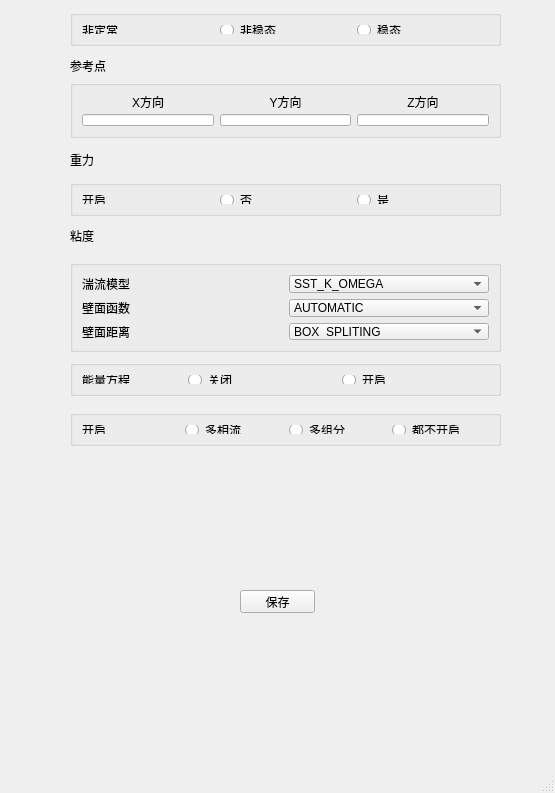
<?xml version="1.0" encoding="UTF-8"?>
<ui version="4.0">
 <class>MainWindow</class>
 <widget class="QMainWindow" name="MainWindow">
  <property name="geometry">
   <rect>
    <x>0</x>
    <y>0</y>
    <width>555</width>
    <height>793</height>
   </rect>
  </property>
  <property name="windowTitle">
   <string>MainWindow</string>
  </property>
  <widget class="QWidget" name="centralwidget">
   <widget class="QGroupBox" name="gb_NonAdjudicial">
    <property name="geometry">
     <rect>
      <x>70</x>
      <y>10</y>
      <width>431</width>
      <height>36</height>
     </rect>
    </property>
    <property name="title">
     <string/>
    </property>
    <layout class="QGridLayout" name="gridLayout">
     <item row="0" column="2">
      <widget class="QRadioButton" name="rbtn_steady">
       <property name="text">
        <string>稳态</string>
       </property>
      </widget>
     </item>
     <item row="0" column="1">
      <widget class="QRadioButton" name="rbtn_unsteady">
       <property name="text">
        <string>非稳态</string>
       </property>
      </widget>
     </item>
     <item row="0" column="0">
      <widget class="QLabel" name="label">
       <property name="text">
        <string>非定常</string>
       </property>
      </widget>
     </item>
    </layout>
   </widget>
   <widget class="QGroupBox" name="groupBox_2">
    <property name="geometry">
     <rect>
      <x>70</x>
      <y>80</y>
      <width>431</width>
      <height>58</height>
     </rect>
    </property>
    <property name="title">
     <string/>
    </property>
    <layout class="QGridLayout" name="gridLayout_2">
     <item row="1" column="0">
      <widget class="QLineEdit" name="le_x"/>
     </item>
     <item row="1" column="1">
      <widget class="QLineEdit" name="le_y"/>
     </item>
     <item row="0" column="1">
      <widget class="QLabel" name="label_4">
       <property name="text">
        <string>Y方向</string>
       </property>
       <property name="alignment">
        <set>Qt::AlignCenter</set>
       </property>
      </widget>
     </item>
     <item row="0" column="2">
      <widget class="QLabel" name="label_5">
       <property name="text">
        <string>Z方向</string>
       </property>
       <property name="alignment">
        <set>Qt::AlignCenter</set>
       </property>
      </widget>
     </item>
     <item row="1" column="2">
      <widget class="QLineEdit" name="le_z"/>
     </item>
     <item row="0" column="0">
      <widget class="QLabel" name="label_3">
       <property name="layoutDirection">
        <enum>Qt::LeftToRight</enum>
       </property>
       <property name="text">
        <string>X方向</string>
       </property>
       <property name="textFormat">
        <enum>Qt::PlainText</enum>
       </property>
       <property name="alignment">
        <set>Qt::AlignCenter</set>
       </property>
      </widget>
     </item>
    </layout>
   </widget>
   <widget class="QLabel" name="label_2">
    <property name="geometry">
     <rect>
      <x>70</x>
      <y>60</y>
      <width>54</width>
      <height>12</height>
     </rect>
    </property>
    <property name="text">
     <string>参考点</string>
    </property>
   </widget>
   <widget class="QLabel" name="label_6">
    <property name="geometry">
     <rect>
      <x>70</x>
      <y>150</y>
      <width>54</width>
      <height>20</height>
     </rect>
    </property>
    <property name="text">
     <string>重力</string>
    </property>
   </widget>
   <widget class="QGroupBox" name="groupBox_3">
    <property name="geometry">
     <rect>
      <x>70</x>
      <y>180</y>
      <width>431</width>
      <height>36</height>
     </rect>
    </property>
    <property name="title">
     <string/>
    </property>
    <layout class="QGridLayout" name="gridLayout_3">
     <item row="0" column="0">
      <widget class="QLabel" name="label_7">
       <property name="text">
        <string>开启</string>
       </property>
      </widget>
     </item>
     <item row="0" column="1">
      <widget class="QRadioButton" name="rbtn_no">
       <property name="text">
        <string>否</string>
       </property>
      </widget>
     </item>
     <item row="0" column="2">
      <widget class="QRadioButton" name="rbtn_yes">
       <property name="text">
        <string>是</string>
       </property>
      </widget>
     </item>
    </layout>
   </widget>
   <widget class="QLabel" name="label_8">
    <property name="geometry">
     <rect>
      <x>70</x>
      <y>230</y>
      <width>54</width>
      <height>12</height>
     </rect>
    </property>
    <property name="text">
     <string>粘度</string>
    </property>
   </widget>
   <widget class="QGroupBox" name="groupBox_4">
    <property name="geometry">
     <rect>
      <x>70</x>
      <y>260</y>
      <width>431</width>
      <height>92</height>
     </rect>
    </property>
    <property name="title">
     <string/>
    </property>
    <layout class="QGridLayout" name="gridLayout_4">
     <item row="0" column="0">
      <widget class="QLabel" name="label_9">
       <property name="text">
        <string>湍流模型</string>
       </property>
      </widget>
     </item>
     <item row="0" column="1">
      <widget class="QComboBox" name="cb_TurbulenceModel">
       <item>
        <property name="text">
         <string>SST_K_OMEGA</string>
        </property>
       </item>
      </widget>
     </item>
     <item row="1" column="0">
      <widget class="QLabel" name="label_10">
       <property name="text">
        <string>壁面函数</string>
       </property>
      </widget>
     </item>
     <item row="1" column="1">
      <widget class="QComboBox" name="cb_WallFunction">
       <item>
        <property name="text">
         <string>AUTOMATIC</string>
        </property>
       </item>
      </widget>
     </item>
     <item row="2" column="0">
      <widget class="QLabel" name="label_11">
       <property name="text">
        <string>壁面距离</string>
       </property>
      </widget>
     </item>
     <item row="2" column="1">
      <widget class="QComboBox" name="cb_WallDistance">
       <item>
        <property name="text">
         <string>BOX_SPLITING</string>
        </property>
       </item>
      </widget>
     </item>
    </layout>
   </widget>
   <widget class="QGroupBox" name="gb_EnergyEquations">
    <property name="geometry">
     <rect>
      <x>70</x>
      <y>360</y>
      <width>431</width>
      <height>36</height>
     </rect>
    </property>
    <property name="title">
     <string/>
    </property>
    <layout class="QGridLayout" name="gridLayout_5">
     <item row="0" column="2">
      <widget class="QRadioButton" name="rbtn_open">
       <property name="text">
        <string>开启</string>
       </property>
      </widget>
     </item>
     <item row="0" column="0">
      <widget class="QLabel" name="label_12">
       <property name="maximumSize">
        <size>
         <width>100</width>
         <height>20</height>
        </size>
       </property>
       <property name="text">
        <string>能量方程</string>
       </property>
      </widget>
     </item>
     <item row="0" column="1">
      <widget class="QRadioButton" name="rbtn_close">
       <property name="text">
        <string>关闭</string>
       </property>
      </widget>
     </item>
    </layout>
   </widget>
   <widget class="QGroupBox" name="gb_open">
    <property name="geometry">
     <rect>
      <x>70</x>
      <y>410</y>
      <width>431</width>
      <height>36</height>
     </rect>
    </property>
    <property name="title">
     <string/>
    </property>
    <layout class="QGridLayout" name="gridLayout_6">
     <item row="0" column="4">
      <widget class="QRadioButton" name="rbtn_AllClose">
       <property name="text">
        <string>都不开启</string>
       </property>
      </widget>
     </item>
     <item row="0" column="3">
      <widget class="QRadioButton" name="rbtn_MultiComponent">
       <property name="text">
        <string>多组分</string>
       </property>
      </widget>
     </item>
     <item row="0" column="2">
      <widget class="QRadioButton" name="rbtn_MultiphaseFlow">
       <property name="text">
        <string>多相流</string>
       </property>
      </widget>
     </item>
     <item row="0" column="1">
      <widget class="QLabel" name="label_13">
       <property name="maximumSize">
        <size>
         <width>100</width>
         <height>20</height>
        </size>
       </property>
       <property name="text">
        <string>开启</string>
       </property>
      </widget>
     </item>
    </layout>
   </widget>
   <widget class="QPushButton" name="btn_save">
    <property name="geometry">
     <rect>
      <x>240</x>
      <y>590</y>
      <width>75</width>
      <height>23</height>
     </rect>
    </property>
    <property name="text">
     <string>保存</string>
    </property>
   </widget>
  </widget>
  <widget class="QMenuBar" name="menubar">
   <property name="geometry">
    <rect>
     <x>0</x>
     <y>0</y>
     <width>555</width>
     <height>23</height>
    </rect>
   </property>
  </widget>
  <widget class="QStatusBar" name="statusbar"/>
 </widget>
 <resources/>
 <connections/>
</ui>
